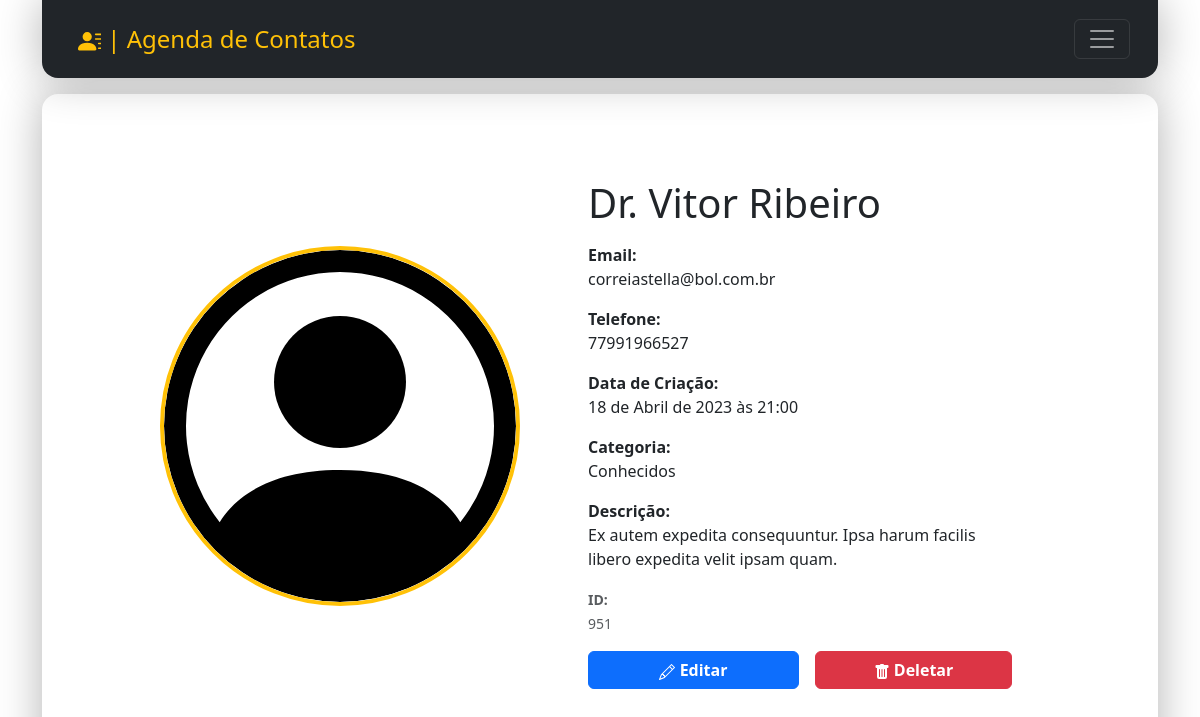
The app's page /contact/951/detail/ with its own data.
### contact/models.py (models this page shows, shortened)
class Contact(models.Model):
    first_name = models.CharField(max_length=50)
    last_name = models.CharField(max_length=50, blank=True)
    phone = models.CharField(max_length=50)
    email = models.EmailField(max_length=254, blank=True)
    created_date = models.DateTimeField(default=timezone.now)
    description = models.TextField(blank=True)
    show = models.BooleanField(default=True)
    picture = models.ImageField(blank=True, upload_to='pictures/%Y/%m/')
    category = models.ForeignKey(
        Category,
        on_delete=models.SET_NULL,
        blank=True, null=True
    )
    owner = models.ForeignKey(
        User,
        on_delete=models.SET_NULL,
        blank=True, null=True
    )

class Category(models.Model):
    class Meta:
        verbose_name = 'Category'
        verbose_name_plural = 'Categories'
    name = models.CharField(max_length=50)

### contact/views/contact_views.py (the view)
# urls.py: path('contact/<int:contact_id>/detail/', views.contact, name='contact'),
def contact(request, contact_id):
    site_title = "Nenhum contato"
    try:
        contact = Contact.objects.get(pk=contact_id)
        if contact:
            saida_contato = "Este ID possui contato"
            site_title = f'{contact.first_name} {contact.last_name}'
    except :
        contact = "Sem registro"
        saida_contato = f'O ID"{contact_id}" não possui um contato!'
    context = {
        'contact': contact,
        'site_title': site_title,
        'saida_contato': saida_contato,
    }
    return render(
        request,
        'contact/contact.html',
        context
    )

### contact/templates/contact/contact.html (shortened to what this page needs)
{% extends "global/base.html" %}
{% block corpo %}
<div class="d-flex align-items-center justify-content-center mx-lg-5 m-4 w-100 flex-wrap">
  {% if contact.id %}
  <div class="mb-3 d-flex align-items-center justify-content-center" style="width: 50vh;">
      </div>
      <div class="d-flex flex-column justify-content-center align-items-center" style="width: 65vh;">
        <div class="card-body mx-5">
          <h5 class="card-title fs-1 mb-3">{{ contact.first_name }} {{ contact.last_name }}</h5>
          <p class=""><span class="fw-bold">Email: </span> <br>{{ contact.email }}</p>
          <p class=""><span class="fw-bold">Telefone:</span> <br> {{ contact.phone }}</p>
          <p class=""><span class="fw-bold">Data de Criação:</span> <br> {{ contact.created_date }}</p>
          <p class=""><span class="fw-bold">Categoria:</span> <br> {{ contact.category.name }}</p>
          <p class="text-break"><span class="fw-bold">Descrição:</span> <br> {{ contact.description }}</p>
          <p class="card-text"><small class="text-body-secondary"><span class="fw-bold">ID:</span> <br> {{ contact.id }}</small></p>
          <div class="d-flex justify-content-around ">
                <a class="btn btn-primary fw-semibold w-100 me-2" href=" {% url "contact:update" contact.id %} ">
                    Editar
                </a>
                <form action="{% url "contact:delete" contact.id %}" class="w-100 ms-2" method="post">
                    {% if confirmation == 'no' %}
                        <input type="hidden" name="confirmation" value="yes" >
                        <button class="btn fw-semibold btn-outline-dark w-100" type="submit">Confirma?</button>
                    {% else %}
                        <button class="btn fw-semibold btn-danger w-100" type="submit">
                            Deletar
                        </button>
                    {% endif %}
                </form>
            </div>
        </div>
      </div>
      {% else %}
      <h1 class="fs-2 form-text">{{saida_contato}}</h1>
      {% endif %}
    </div>
{% endblock corpo %}

### records on screen
Contact: first_name "Dr.", last_name "Vitor Ribeiro", email "correiastella@bol.com.br", phone "77991966527", created_date "18 de Abril de 2023 às 21:00", category.name "Conhecidos", description "Ex autem expedita consequuntur. Ipsa harum facilis libero expedita velit ipsam quam.", id "951"
